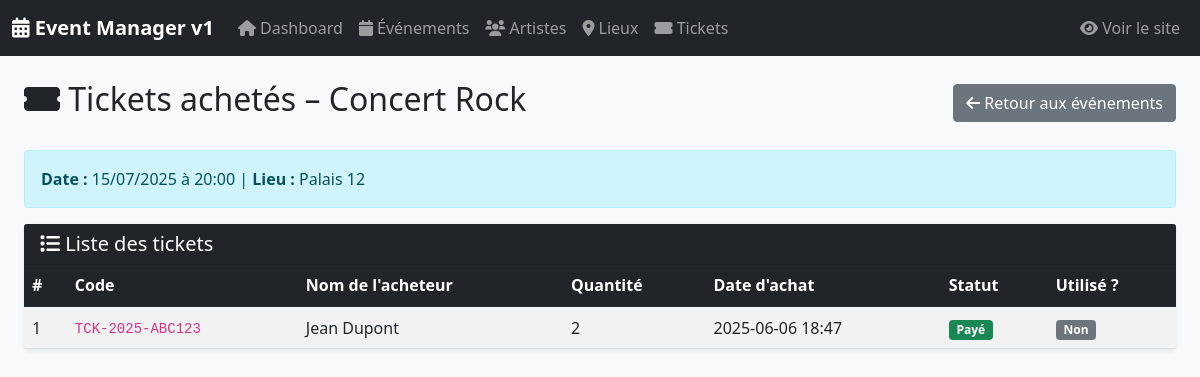
Screenshot of /admin/tickets_evenement.php?evenement_id=1 with the database file from the repository.
### tables this page shows
CREATE TABLE `evenement` (
  `id_evenement` int(11) NOT NULL,
  `titre` varchar(255) NOT NULL,
  `description` text DEFAULT NULL,
  `date_heure` datetime NOT NULL,
  `prix` decimal(10,2) DEFAULT 0.00,
  `id_venue` int(11) DEFAULT NULL,
  `id_artiste` int(11) DEFAULT NULL,
  `image` varchar(255) DEFAULT NULL
);

CREATE TABLE `venue` (
  `id_venue` int(11) NOT NULL,
  `nom` varchar(255) NOT NULL,
  `type` varchar(100) DEFAULT NULL,
  `adresse` varchar(255) DEFAULT NULL,
  `url` varchar(255) DEFAULT NULL,
  `photo` varchar(255) DEFAULT NULL
);

CREATE TABLE `ticket` (
  `id_ticket` int(11) NOT NULL,
  `code_unique` varchar(20) NOT NULL,
  `nom_complet` varchar(255) NOT NULL,
  `email` varchar(255) NOT NULL,
  `quantite` int(11) NOT NULL DEFAULT 1,
  `prix_personne` decimal(10,2) NOT NULL,
  `prix_total` decimal(10,2) NOT NULL,
  `date_reservation` datetime DEFAULT current_timestamp(),
  `statut` enum('En attente','Payé','Annulé') DEFAULT 'En attente',
  `utilise` tinyint(1) DEFAULT 0,
  `id_evenement` int(11) NOT NULL
);

### classes/Evenement.php (called while the page is built, shortened)
<?php
class Evenement {
    private $conn;
    private $table = 'evenement';
    public function __construct($db) {
        $this->conn = $db;
    }
    public function lireUn($id) {
        $query = "SELECT e.*, v.nom as venue_nom, a.nom as artiste_nom
                  FROM " . $this->table . " e
                  LEFT JOIN venue v ON e.id_venue = v.id_venue
                  LEFT JOIN artiste a ON e.id_artiste = a.id_artiste
                  WHERE e.id_evenement = :id";
        $stmt = $this->conn->prepare($query);
        $stmt->bindParam(':id', $id);
        $stmt->execute();
        return $stmt->fetch(PDO::FETCH_ASSOC);
    }
}
?>

### classes/Venue.php (called while the page is built, shortened)
<?php
class Venue {
    private $conn;
    private $table = 'venue';
    public function __construct($db) {
        $this->conn = $db;
    }
    public function lireUn($id) {
        $query = "SELECT * FROM " . $this->table . " WHERE id_venue = :id";
        $stmt = $this->conn->prepare($query);
        $stmt->bindParam(':id', $id);
        $stmt->execute();
        return $stmt->fetch(PDO::FETCH_ASSOC);
    }
}
?>

### classes/Ticket.php (called while the page is built, shortened)
<?php
class Ticket {
    private $conn;
    private $table = 'ticket';
    public function __construct($db) {
        $this->conn = $db;
    }
    public function lireParEvenement($evenement_id) {
        $query = "SELECT * FROM " . $this->table . "
                  WHERE id_evenement = :evenement_id
                  ORDER BY date_reservation ASC";
        $stmt = $this->conn->prepare($query);
        $stmt->bindParam(':evenement_id', $evenement_id);
        $stmt->execute();
        return $stmt->fetchAll(PDO::FETCH_ASSOC);
    }
}
?>

### admin/tickets_evenement.php (the view, shortened to what this page needs)
<?php
require_once '../classes/Ticket.php';
require_once '../classes/Evenement.php';
require_once '../classes/Venue.php';
$database = new Database();
$db = $database->getConnection();
$ticket = new Ticket($db);
$evenement = new Evenement($db);
$venue = new Venue($db);
$evenement_id = $_GET['evenement_id'] ?? 0;
$event = $evenement->lireUn($evenement_id);
$venueEvent = $venue->lireUn($event['id_venue']);
$tickets = $ticket->lireParEvenement($evenement_id);
include 'includes/header.php';
?>
<div class="container-fluid">
    <div class="d-flex justify-content-between align-items-center mb-4">
        <h2><i class="fas fa-ticket-alt"></i> Tickets achetés – <?= htmlspecialchars($event['titre']) ?></h2>
        <a href="tickets.php" class="btn btn-secondary">
            <i class="fas fa-arrow-left"></i> Retour aux événements
        </a>
    </div>
    <div class="alert alert-info">
        <strong>Date :</strong> <?= date('d/m/Y à H:i', strtotime($event['date_heure'])) ?> |
        <strong>Lieu :</strong> <?= $venueEvent ? htmlspecialchars($venueEvent['nom']) : 'Non défini' ?>
    </div>
    <div class="card">
        <div class="card-header bg-dark text-white">
            <h5 class="mb-0"><i class="fas fa-list"></i> Liste des tickets</h5>
        </div>
        <div class="card-body p-0">
            <div class="table-responsive">
                <table class="table table-striped mb-0 align-middle">
                    <thead class="table-dark">
                        <tr>
                            <th>#</th>
                            <th>Code</th>
                            <th>Nom de l'acheteur</th>
                            <th>Quantité</th>
                            <th>Date d'achat</th>
                            <th>Statut</th>
                            <th>Utilisé ?</th>
                        </tr>
                    </thead>
                    <tbody>
                        <?php if (empty($tickets)): ?>
                        <tr>
                            <td colspan="7" class="text-center">Aucun ticket pour cet événement</td>
                        </tr>
                        <?php else: ?>
                        <?php foreach ($tickets as $i => $t): ?>
                        <tr>
                            <td><?= $i + 1 ?></td>
                            <td><code><?= htmlspecialchars($t['code_unique']) ?></code></td>
                            <td><?= htmlspecialchars($t['nom_complet']) ?></td>
                            <td><?= (int)$t['quantite'] ?></td>
                            <td><?= date('Y-m-d H:i', strtotime($t['date_reservation'])) ?></td>
                            <td>
                                <span class="badge bg-<?=
                                    $t['statut'] === 'Payé' ? 'success' :
                                    ($t['statut'] === 'En attente' ? 'warning' : 'danger') ?>">
                                    <?= htmlspecialchars($t['statut']) ?>
                                </span>
                            </td>
                            <td>
                                <?php if ($t['utilise']): ?>
                                    <span class="badge bg-success">Oui</span>
                                <?php else: ?>
                                    <span class="badge bg-secondary">Non</span>
                                <?php endif; ?>
                            </td>
                        </tr>
                        <?php endforeach; ?>
                        <?php endif; ?>
                    </tbody>
                </table>
            </div>
        </div>
    </div>
</div>
<?php include 'includes/footer.php'; ?>

### admin/includes/header.php (style rules this page uses)
.table th { background-color: #212529; color: white; }
body { background-color: #f8f9fa; }
.card { border: none; box-shadow: 0 0.125rem 0.25rem rgba(0,0,0,0.075); }
.card-header { font-weight: 600; }

### rows the page displays
evenement: titre "Concert Rock", date_heure "15/07/2025 à 20:00"
venue: nom "Palais 12"
ticket: code_unique "TCK-2025-ABC123", nom_complet "Jean Dupont", quantite "2", date_reservation "2025-06-06 18:47", statut "Payé", utilise "Non"
